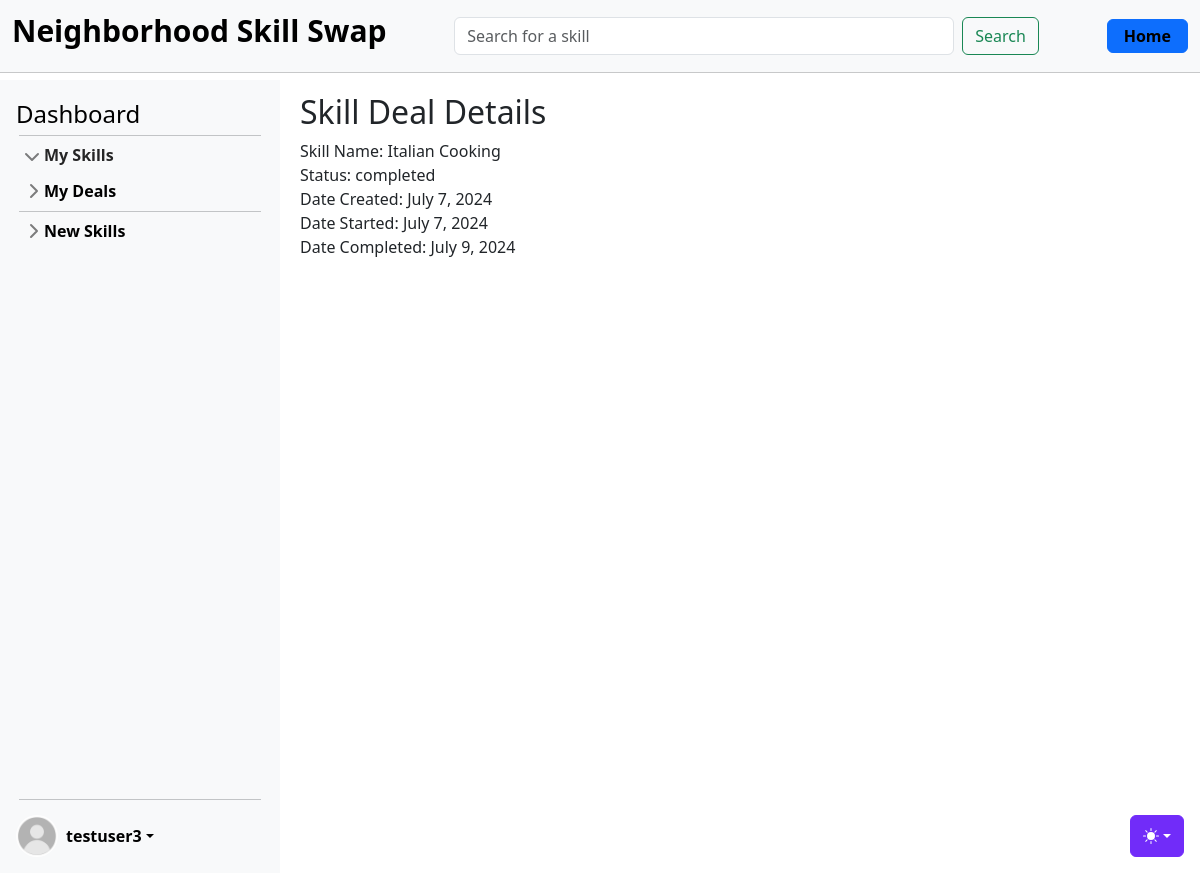
Page /skills/deals/15/ (signed in) on the committed database.
### accounts/models.py (models this page shows, shortened)
class CustomUser(AbstractUser):
    age = models.PositiveIntegerField(null=True, blank=True)

### skills/models.py (models this page shows, shortened)
class SkillDeal(models.Model):
    PENDING = "pending"
    ACTIVE = "active"
    COMPLETED = "completed"
    CANCELLED = "cancelled"
    STATUS_CHOICES = [
        (PENDING, "Pending"),
        (ACTIVE, "Active"),
        (COMPLETED, "Completed"),
        (CANCELLED, "Cancelled"),
    ]
    skill = models.ForeignKey(Skill, on_delete=models.CASCADE)
    owner = models.ForeignKey(
        settings.AUTH_USER_MODEL, on_delete=models.CASCADE, related_name="owner"
    )
    provider = models.ForeignKey(
        settings.AUTH_USER_MODEL, on_delete=models.CASCADE, related_name="requester"
    )
    status = models.CharField(max_length=20, choices=STATUS_CHOICES, default=PENDING)
    created_at = models.DateTimeField(auto_now_add=True)
    start_date = models.DateTimeField(null=True, blank=True)
    end_date = models.DateTimeField(null=True, blank=True)

class Skill(models.Model):
    name = models.CharField(max_length=100, blank=False)
    level = models.CharField(max_length=20, blank=False)
    description = models.TextField()
    owner = models.ForeignKey(settings.AUTH_USER_MODEL, on_delete=models.CASCADE)
    category = models.ForeignKey(Category, on_delete=models.CASCADE)
    date = models.DateTimeField(auto_now_add=True)
    skill_type = models.CharField(max_length=20, blank=False)
    rating = models.FloatField(default=5.0)

### skills/views_deals.py (the view)
# urls.py: path("deals/<int:pk>/", SkillDealDetailView.as_view(), name="skill_deal_detail"),
class SkillDealDetailView(LoginRequiredMixin, DetailView):
    model = SkillDeal
    template_name = "skills/skill_deal_detail.html"
    context_object_name = "skill_deal"

### templates/skills/skill_deal_detail.html (shortened to what this page needs)
{% extends 'base.html' %}
{% block content %}
<div class="deal-details">
    <h2>Skill Deal Details</h2>
    <div class="deal-item">
        <span class="label">Skill Name:</span> {{ skill_deal.skill.name }}
    </div>
    <div class="deal-item">
        <span class="label">Status:</span> {{ skill_deal.status }}
    </div>
    {% if skill_deal.status == 'completed' %}
    <div class="deal-item">
        <span class="label">Date Created:</span> {{ skill_deal.created_at | date:"F j, Y" }}
    </div>
    <div class="deal-item">
        <span class="label">Date Started:</span> {{ skill_deal.start_date | date:"F j, Y" }}
    </div>
    <div class="deal-item">
        <span class="label">Date Completed:</span> {{ skill_deal.end_date | date:"F j, Y" }}
    </div>
    {% endif %}
</div>
{% endblock %}

### templates/partials/_sidebar.html (shortened to what this page needs)
{% load static %}
<div class="sidebar d-flex flex-column flex-shrink-0 p-3 bg-body-tertiary" style="width: 280px;">
    <a href="{% url 'dashboard' user.id %}" class="d-flex align-items-center mb-3 mb-md-0 me-md-auto link-body-emphasis text-decoration-none">
        <span class="fs-4">Dashboard</span>
    </a>
    <hr>
    <ul class="list-unstyled ps-0">
        <li class="mb-1">
            <button class="btn btn-toggle d-inline-flex align-items-center rounded border-0 collapsed" data-bs-toggle="collapse" data-bs-target="#home-collapse" aria-expanded="true">
                My Skills
            </button>
        </li>
        <li class="mb-1">
            <button class="btn btn-toggle d-inline-flex align-items-center rounded border-0 collapsed" data-bs-toggle="collapse" data-bs-target="#dashboard-collapse" aria-expanded="false">
                My Deals
            </button>
        </li>
        <hr>
        <li class="mb-1">
            <button class="btn btn-toggle d-inline-flex align-items-center rounded border-0 collapsed" data-bs-toggle="collapse" data-bs-target="#orders-collapse" aria-expanded="false">
                New Skills
            </button>
        </li>
    </ul>
    <div class="dropdown mt-auto">
        <hr style="margin-bottom: 15px;">
        <a href="#" class="d-flex align-items-center link-body-emphasis text-decoration-none dropdown-toggle" data-bs-toggle="dropdown" aria-expanded="false">
            {% if user.is_authenticated %}
                {% if user.profile.profile_image %}
                    <img src="{{ user.profile.profile_image.url }}" alt="" width="42" height="42" class="rounded-circle me-2">
                {% else %}
                    <img src="{% static 'img/default_pic.jpg' %}" alt="" width="42" height="42" class="rounded-circle me-2">
                {% endif %}
                <strong>{{ user.username }}</strong>
            {% else %}
                <strong>User</strong>
            {% endif %}
        </a>
    </div>
</div>

### static/css/sidebars.css (style rules this page uses)
body { min-height: 100vh; min-height: -webkit-fill-available; }
html { height: -webkit-fill-available; }
.dropdown-toggle { outline: 0; }
.btn-toggle { padding: .25rem .5rem; font-weight: 600; color: var(--bs-emphasis-color); background-color: transparent; }
.btn-toggle::before { width: 1.25em; line-height: 0; transition: transform .35s ease; transform-origin: .5em 50%; }
.btn-toggle[aria-expanded="true"] { color: rgba(var(--bs-emphasis-color-rgb), .85); }
.btn-toggle[aria-expanded="true"]::before { transform: rotate(90deg); }

### static/css/main.css (style rules this page uses)
hr { margin: 3px; }
.sidebar { position: fixed; top: 80px; left: 0; bottom: 0; width: 280px; padding: 20px; background-color: #f8f9fa; overflow-y: auto; z-index: 1000; }

### rows in the picture
CustomUser: username "testuser3"
SkillDeal: skill.name "Italian Cooking", status "completed", created_at "July 7, 2024", start_date "July 7, 2024", end_date "July 9, 2024"
